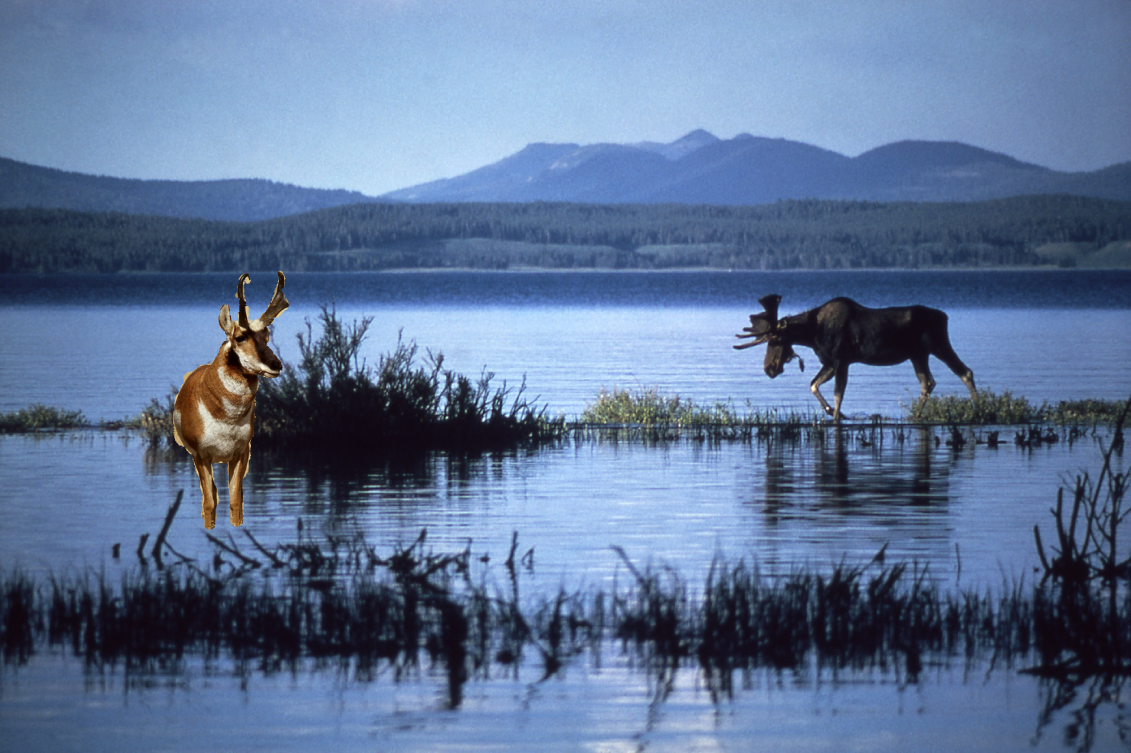
%> input picture Img_2.jpg, 3391 x 2258 px (shown at 1/3 size)
$ octave Img_2.m   (GNU Octave 9; MATLAB toolbox functions it lacks are replaced by stand-ins)
%> lines starting %> are read from the running program, lines starting %| are printed output that depends on the picture; in (x1, y1, x2, y2) boxes, pixels count from 0 and x2, y2 are one past the last pixel; in counts of white or black regions, pixels touching at a corner belong together; the program's own positions count from 1
### NoiseMap.m
function [ Map ] = NoiseMap(im ,BlockSize)
    YCbCr = double(rgb2ycbcr(im));
    Y = YCbCr(:,:,1);
    % cA is approximate component
    % cH is horizontal detail component
    % cV is vertical detail component
    % cD is diagonal detail component
    [cA1,cH,cV,cD] = dwt2(Y,'db8');

    cD = cD(1:floor(size(cD,1)/BlockSize)*BlockSize,1:floor(size(cD,2)/BlockSize)*BlockSize);
    Block = zeros(floor(size(cD,1)/BlockSize),floor(size(cD,2)/BlockSize),BlockSize.^2);

    for ii = 1:BlockSize:size(cD,1)-1
        for jj = 1:BlockSize:size(cD,2)-1
            blockElements = cD(ii:ii+BlockSize-1,jj:jj+BlockSize-1);
            Block((ii-1)/BlockSize+1,(jj-1)/BlockSize+1,:) = reshape(blockElements,[1 1 numel(blockElements)]);
        end
    end

    Map = median(abs(Block),3)./0.6745;
end

### analyze.m
function OutputMap = analyze( imPath )
    % Define the block size
    BlockSize=8;
    % Converted to 3-channel uint8 images.
    % im = CleanUpImage(imPath);
    im = imread(imPath);
    OutputMap = NoiseMap(im, BlockSize);
end

### Img_2.m
clc;
close all;

im = 'Img_2.jpg';           % Read the image

im22 = imread(im);
[row,col] = size(im22);
%> row = 2258; col = 10173

OutputMap = analyze(im);
%> in NoiseMap, `Y = YCbCr(:,:,1);`:
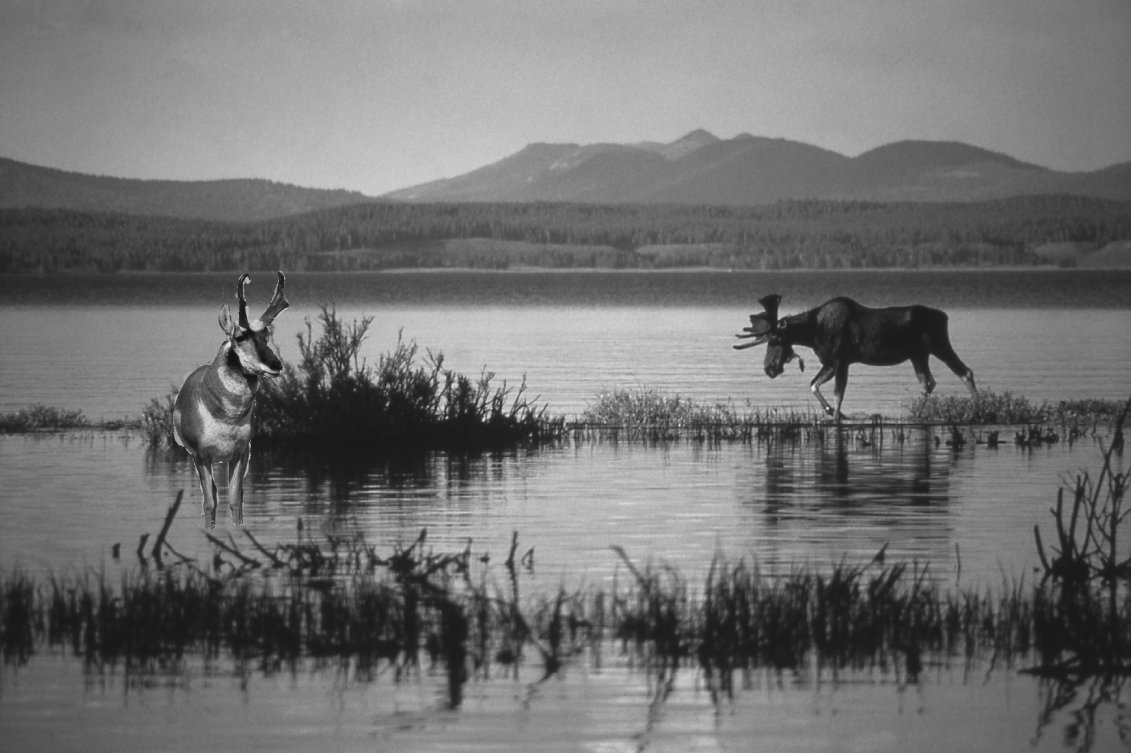
%> Y: size 2258x3391 double (shown at 1/3 size); min 17, max 234, mean 113.8
%> in NoiseMap, `[cA1,cH,cV,cD] = dwt2(Y,'db8');`:
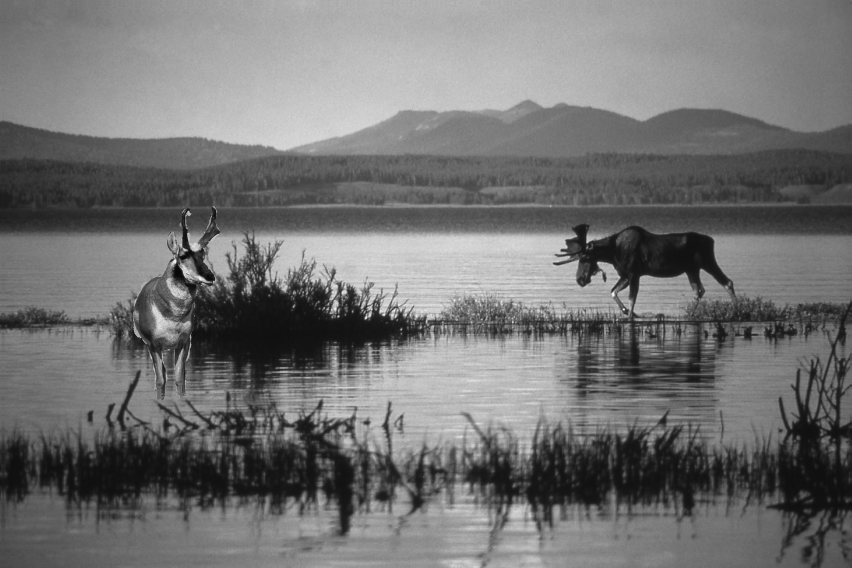
%> cA1: size 1136x1703 double (shown at 1/2 size); min 20.74, max 480.8, mean 227.8; drawn with min black and max white
%> in NoiseMap, `[cA1,cH,cV,cD] = dwt2(Y,'db8');`:
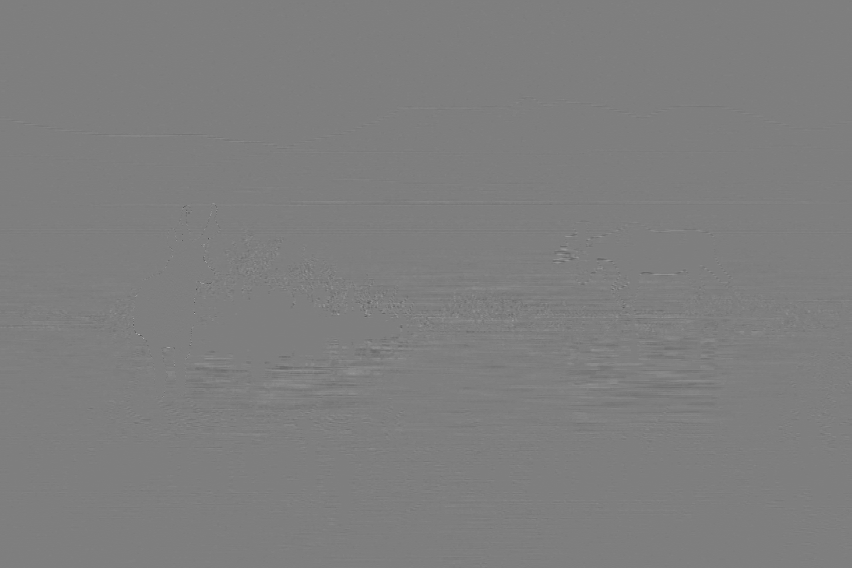
%> cH: size 1136x1703 double (shown at 1/2 size); min -112.6, max 114, mean 0; drawn with min black and max white
%> in NoiseMap, `Map = median(abs(Block),3)./0.6745;`:
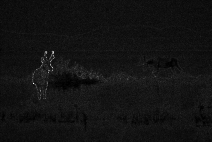
%> Map: size 142x212 double; min 0.00036, max 5.45, mean 0.41; drawn with min black and max white

[m,n] = size(OutputMap);
%> m = 142; n = 212
img = OutputMap;
for i = 1:m
    for j = 1:n
        if(img(i,j) < 0.9)   % Set the threshold
            img(i,j) = 0;
        else
            img(i,j) = 255;
        end
    end
end
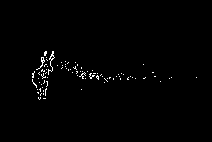
%> img: size 142x212 double; 1% white in thin lines or dots, all inside (x1, y1, x2, y2) = (32, 51, 197, 100)

im2 = uint8(img);

A2 = imresize(im2,16);
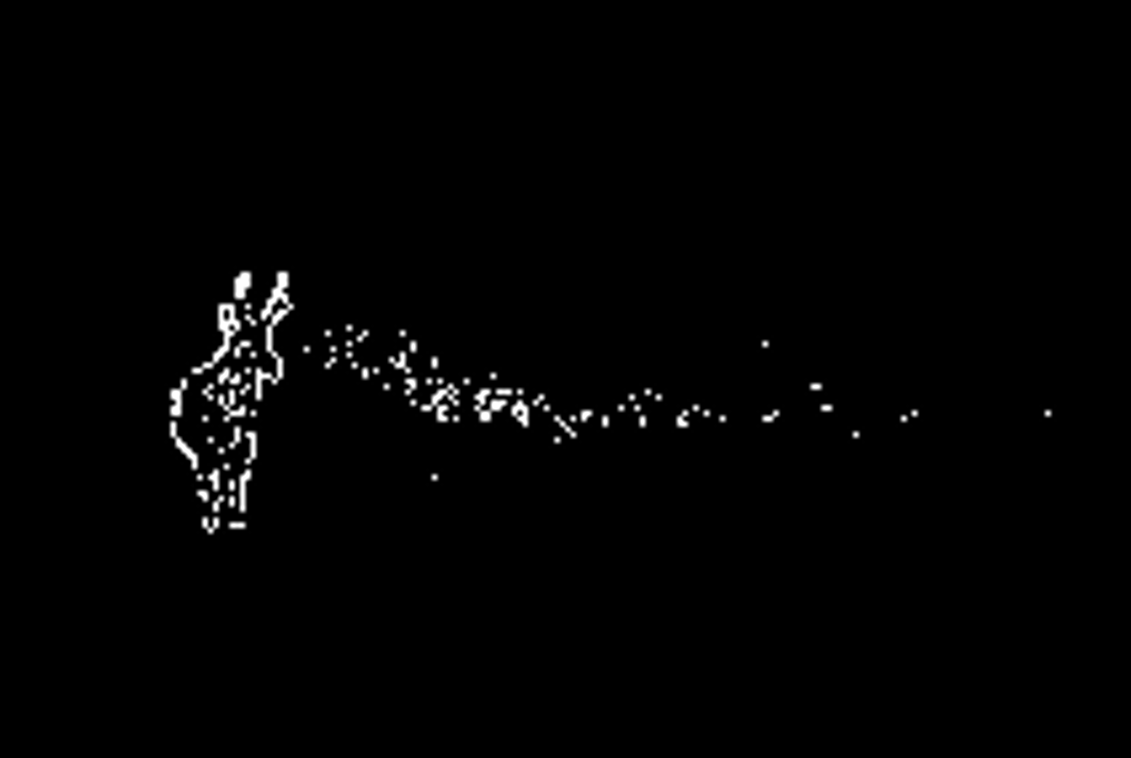
%> A2: size 2272x3392 uint8 (shown at 1/3 size); min 0, max 255, mean 2.8
se1 = strel('disk',6);        % Create a flat disc structure element with a radius of 6
A3 = imerode(A2,se1);
figure;imshow(im22)
figure;imshow(A3)

$ run again, with Img_1.jpg copied over Img_2.jpg
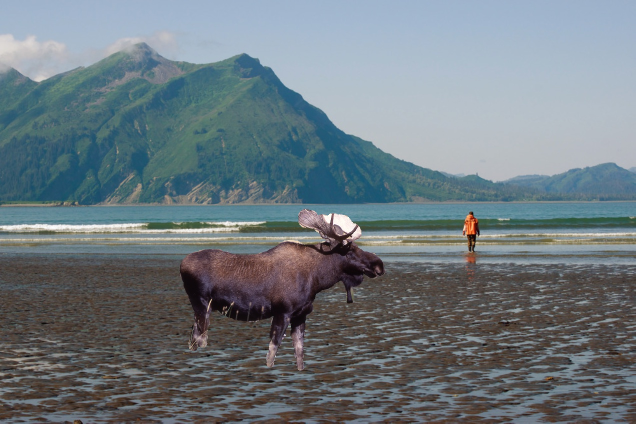
%> input picture Img_1.jpg, 1271 x 847 px (shown at 1/2 size)
%> im22 is the input picture: size 847x1271x3 uint8; mean R, G, B 110, 121.1, 127.5
%> YCbCr: size 847x1271x3 double; mean of channels 1, 2, 3 117.8, 132.4, 122.7
%> after the loop `for i = 1:m`:
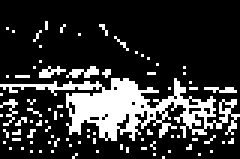
%> img: size 53x80 double (shown 3 times larger); 20.2% white; 83 white regions (81 under 20 px), largest, box (x1, y1, x2, y2) and area: (0, 26, 80, 47) 626, (22, 22, 33, 26) 24
%> `A3 = imerode(A2,se1);`:
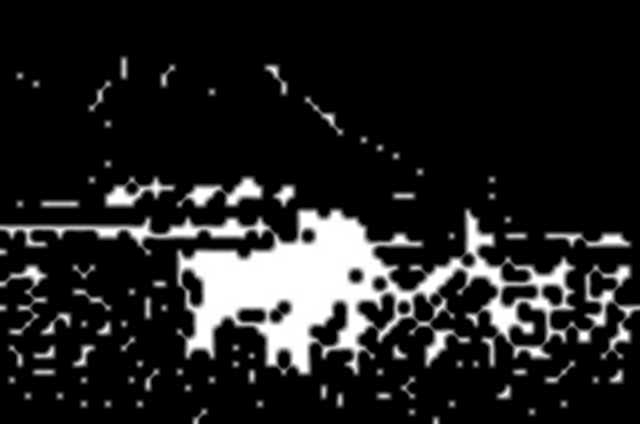
%> A3: size 848x1280 uint8 (shown at 1/2 size); min 0, max 255, mean 33

$ run again, with Img_4.jpg copied over Img_2.jpg
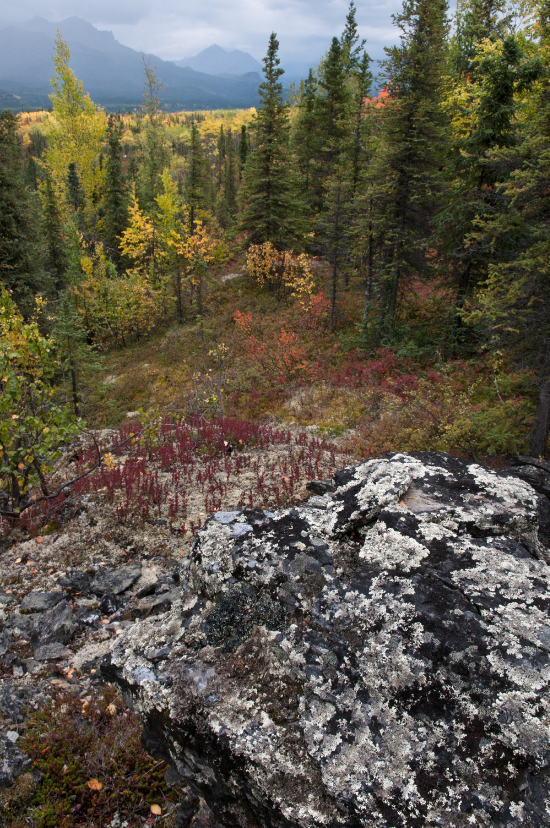
%> input picture Img_4.jpg, 1648 x 2482 px (shown at 1/3 size)
%> im22 is the input picture: size 2482x1648x3 uint8; mean R, G, B 93.7, 88.6, 75.4
%> YCbCr: size 2482x1648x3 double; mean of channels 1, 2, 3 92.1, 121.4, 131.2
%> in NoiseMap, `Map = median(abs(Block),3)./0.6745;`:
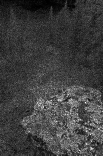
%> Map: size 156x103 double; min 0.284, max 23.8, mean 6.1; drawn with min black and max white
%> after the loop `for i = 1:m`:
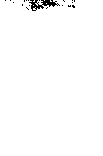
%> img: size 156x103 double; 98.9% white; black in thin lines or dots, all inside (x1, y1, x2, y2) = (5, 0, 75, 11)
